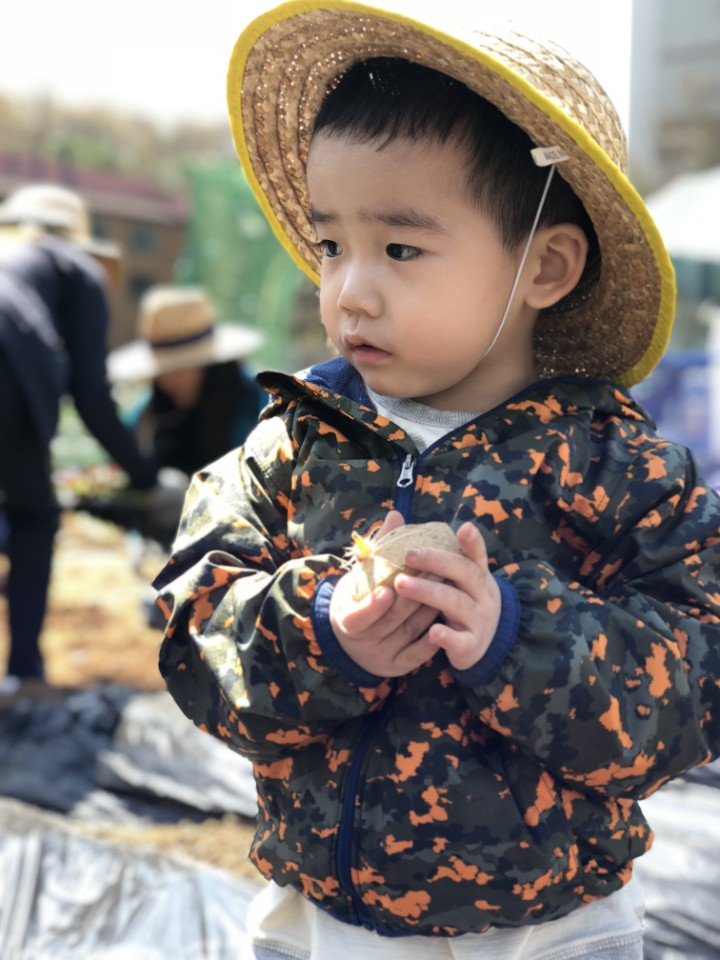
#> input picture Video/img/100.jpg, 720 x 960 px, given in place of the camera
$ python Change_Color.py
#> lines starting #> are read from the running program, lines starting #| are printed output that depends on the picture; after the words box and inside, x2 and y2 are one past the last pixel; in counts of white or black regions, pixels touching at a corner belong together
"""
    09. 색공간 바꾸기 및 색 추적

        1. BGR 색공간을 Gray로 변경하거나, HSV로 변경하기
        2. 비디오 프레임에서 특정한 색만 추출하여 추적하기

        cv2.cvtColor()
        BGR 색공간으로 생성한 Color를 HSV 값으로 전환한

        cv2.inRange()
        소스인 hsv의 모든 값을 lower_blue, upper_blue로 지정한 범위에 있는지 체크한 후,
        범위에 해당하는 부분은 그 값 그대로, 나머지 부분은 0으로 채워서 결과값을 반환합니다.


        OpenCV는 150가지 이상의 색공간 변경 메쏘드를 제공하고 있습니다.
        하지만 우리는 가장 많이 사용되는 BGR - GRAY, BGR - HSV 색공간 변경 방법만
        다루어 보도록 하겠습니다.

        BGR은 Blue, Green, Red 값으로 하나의 색을 결정하는 것이죠.
        HSV는 Hue(색상), Saturation(채도), Value(진하기)로 색을 결정합니다
        OpenCV에서는 Hue의 범위를 [0, 179],
        Saturation과 Value의 범위를 [0, 255]로 정의하고 있습니다.

"""

import numpy as np
import cv2 as cv2

def hsv():
    blue = np.uint8([[[255, 0, 0]]])
    # Blue 픽셀 1개에 해당하는 numpy array를 생성합니다
    green = np.uint8([[[0, 255, 0]]])
    red = np.uint8([[[0, 0, 255]]])

    hsv_blue = cv2.cvtColor(blue, cv2.COLOR_BGR2HSV)
    # BGR 색공간으로 생성한 Blue를 HSV 값으로 전환한 것을 hsv_blue에 담습니다
    hsv_green = cv2.cvtColor(green, cv2.COLOR_BGR2HSV)
    hsv_red = cv2.cvtColor(red, cv2.COLOR_BGR2HSV)

    print('hsv for blue : ', hsv_blue)
    print('hsv for green : ', hsv_green)
    print('hsv for red : ', hsv_red)

# hsv()
# 결과
# HSV for Blue: (120, 255, 255)
# HSV for Green: (60, 255, 255)
# HSV for Red: (0, 255, 255)

def tracking():
    try:
        print('카메라를 구동합니다.')
        cap = cv2.VideoCapture(0)
    except:
        print('카메라 구동실패!!')
        return

    while True:
        ret, frame = cap.read()
#> frame is the input picture: shape (960, 720, 3); mean B, G, R 115.6, 120.9, 127.8

        # BGR을 HSV모드로 변환
        hsv1 = cv2.cvtColor(frame, cv2.COLOR_BGR2HSV)
#> hsv1: shape (960, 720, 3); mean H, S, V 63.9, 62.4, 136.2

        # HSV에서 각 B, G, R로 정할 범위 설정
        lower_blue = np.array([110, 100, 100])
        upper_blue = np.array([130, 255, 255])

        lower_green = np.array([50, 100, 100])
        upper_green = np.array([70, 255, 255])

        lower_red = np.array([-10, 100, 100])
        upper_red = np.array([10, 255, 255])

        # HSV 이미지에서 각 R, G, B만 추축하기 위한 임계값
        mask_blue = cv2.inRange(hsv1, lower_blue, upper_blue)
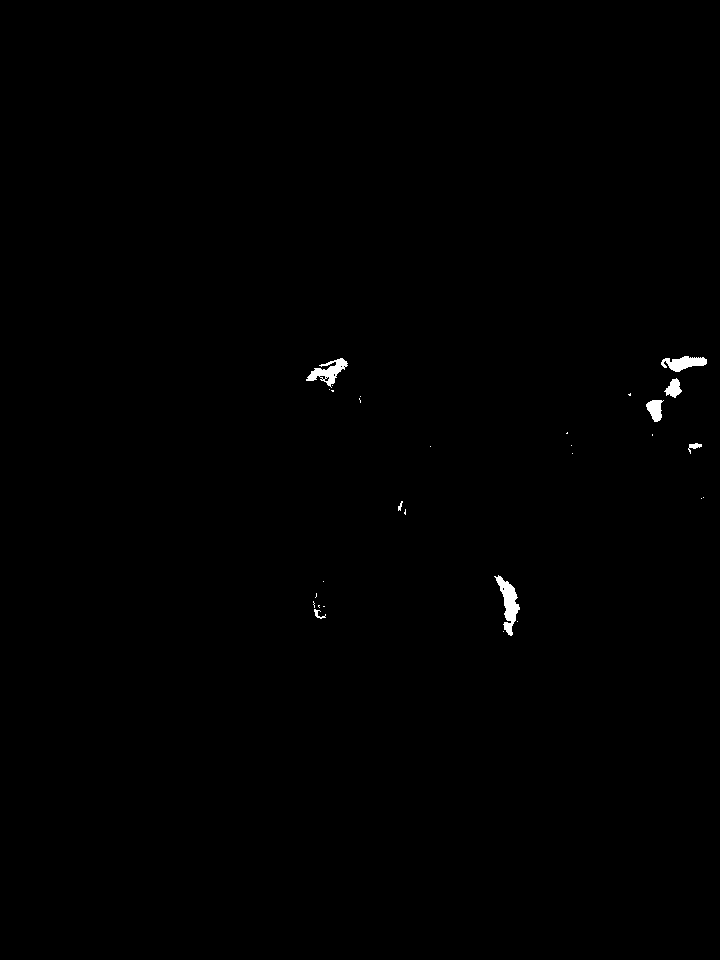
#> mask_blue: shape (960, 720); 0.32% white; 29 white regions (21 under 20 px), largest, box (x1, y1, x2, y2) and area: (494, 575, 520, 636) 647, (306, 358, 348, 388) 499, (661, 356, 707, 372) 436
        mask_green = cv2.inRange(hsv1, lower_green, upper_green)
#> mask_green: shape (960, 720); every value is 0
        mask_red = cv2.inRange(hsv1, lower_red, upper_red)
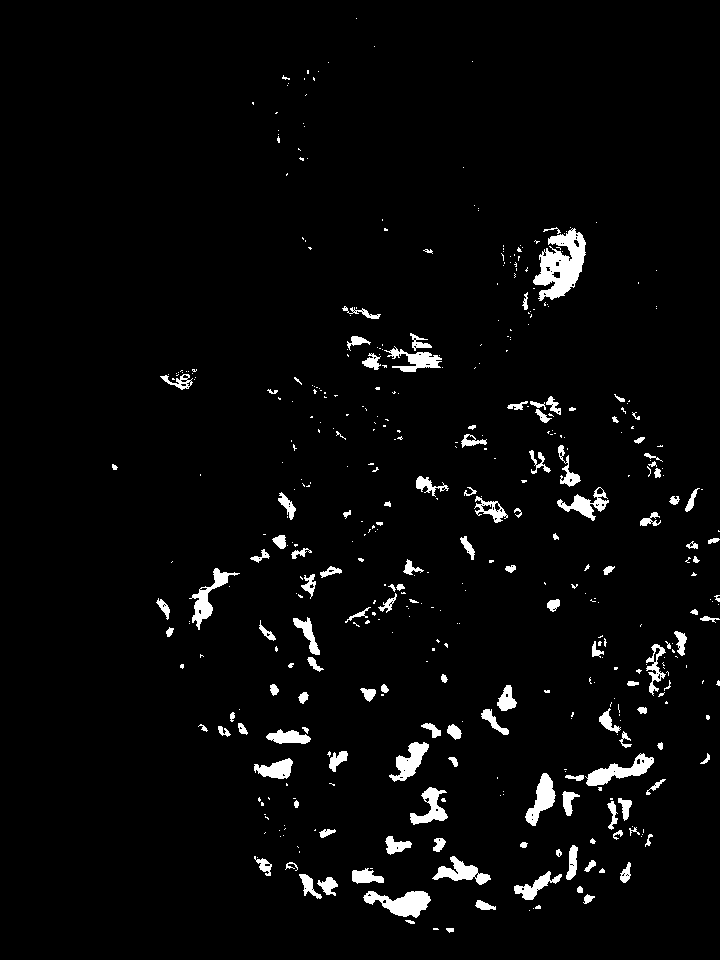
#> mask_red: shape (960, 720); 3.4% white; 443 white regions (307 under 20 px), largest, box (x1, y1, x2, y2) and area: (533, 228, 586, 301) 2112, (363, 891, 431, 918) 1019, (585, 753, 654, 786) 883

        # Mask와 원본이미지를 비트 연산
        res1 = cv2.bitwise_and(frame, frame, mask = mask_blue)
        res2 = cv2.bitwise_and(frame, frame, mask = mask_green)
#> res2: shape (960, 720, 3); every value is 0
        res3 = cv2.bitwise_and(frame, frame, mask = mask_red)
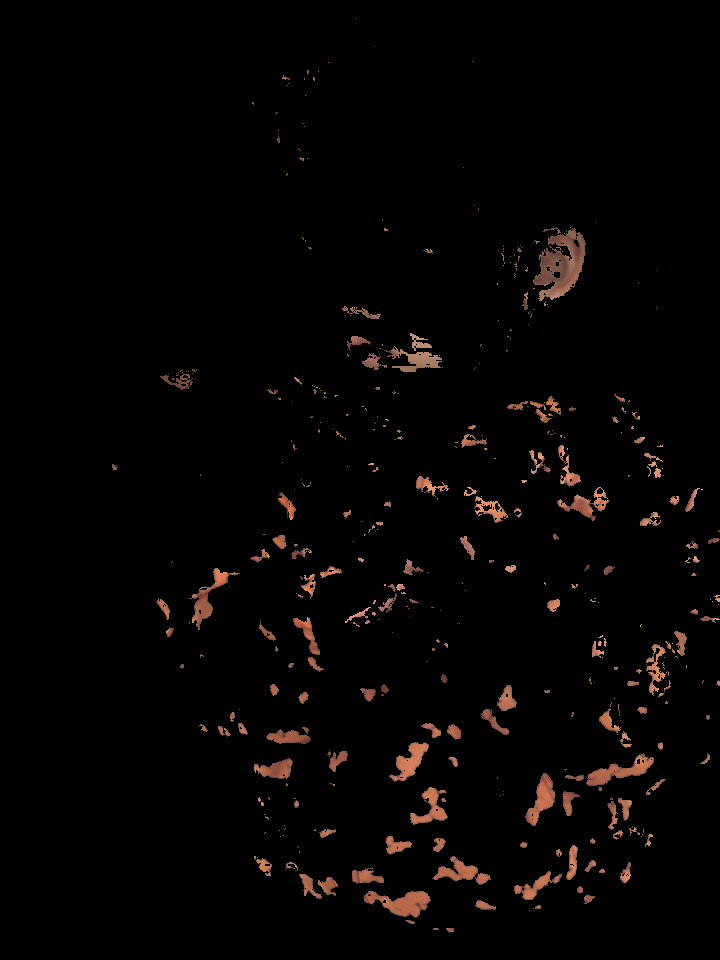
#> res3: shape (960, 720, 3); mean B, G, R 2.8, 3.5, 5.6

        cv2.imshow('ORIGINAL', frame)
        cv2.imshow('BLUE', res1)
        cv2.imshow('GREEN', res2)
        cv2.imshow('RED', res3)

        k = cv2.waitKey(1) & 0xFF
#> (key Esc is pressed here)
        if k == 27:
            break

    cv2.destroyAllWindows()

tracking()
